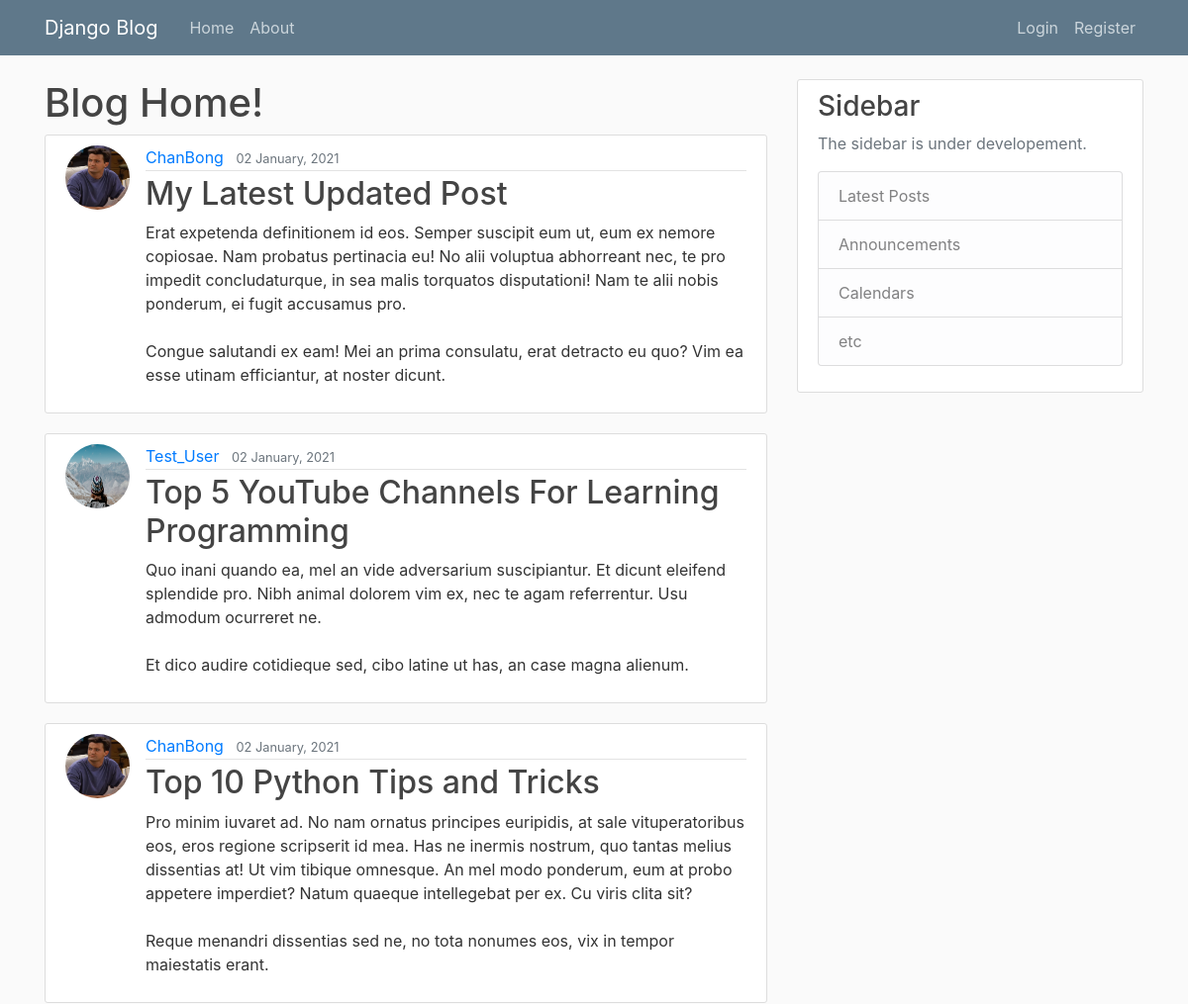
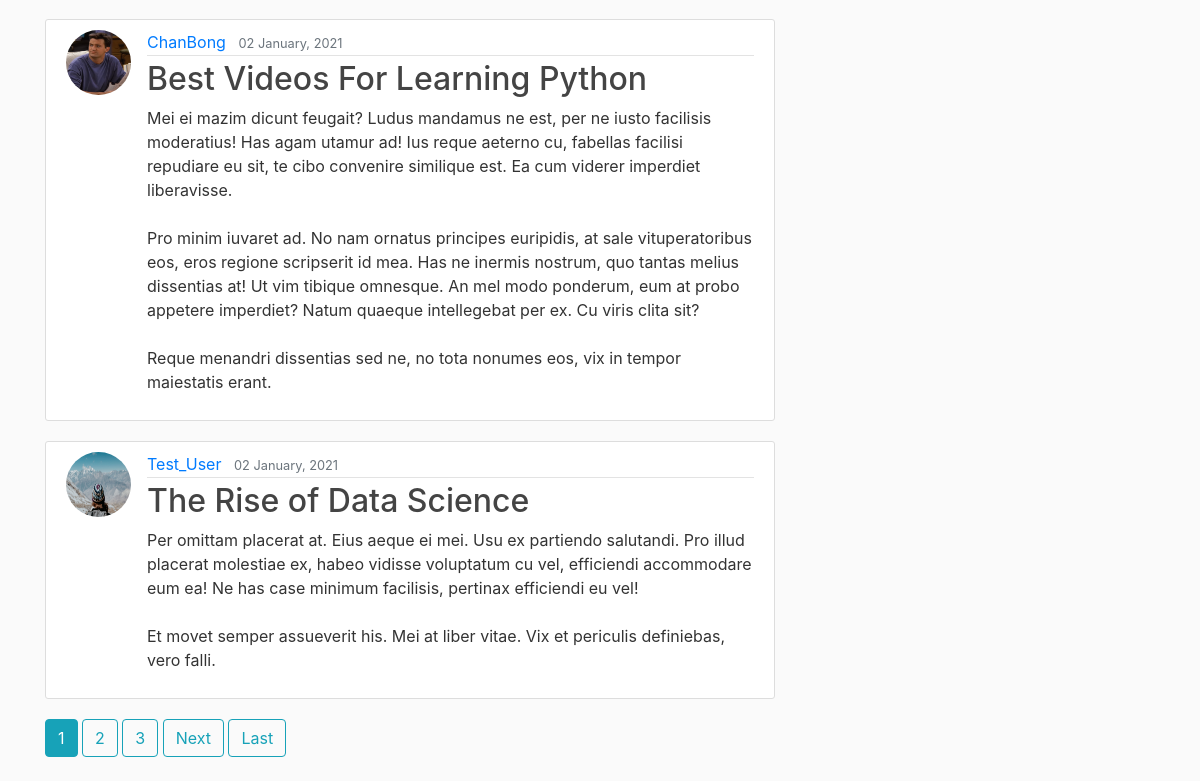
The app's page /, older data (2 pictures, top to bottom).
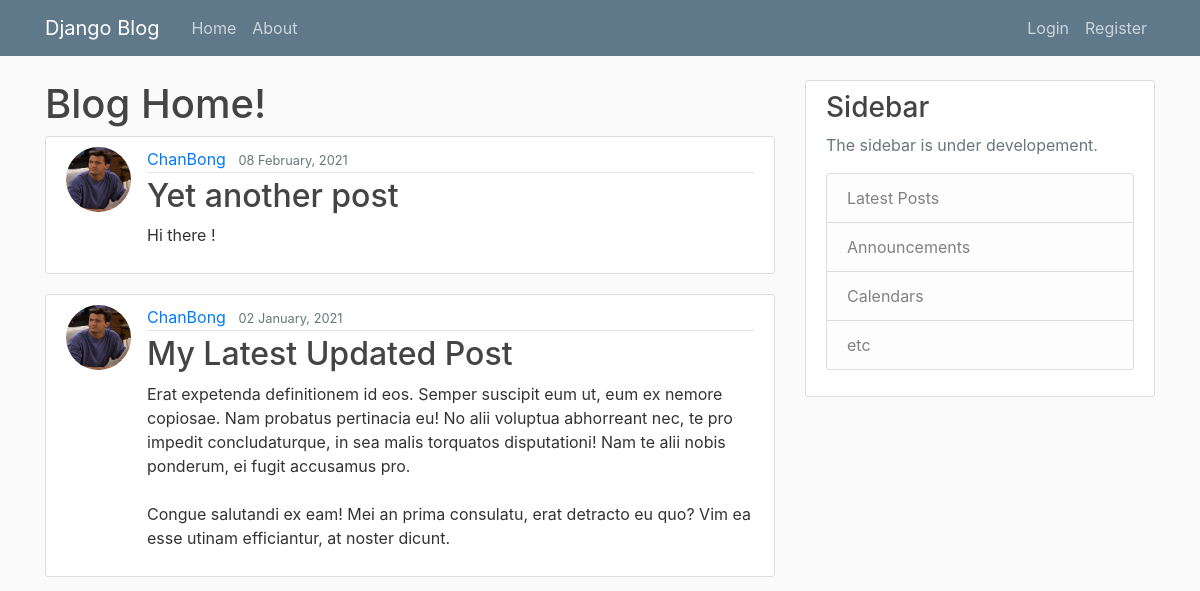
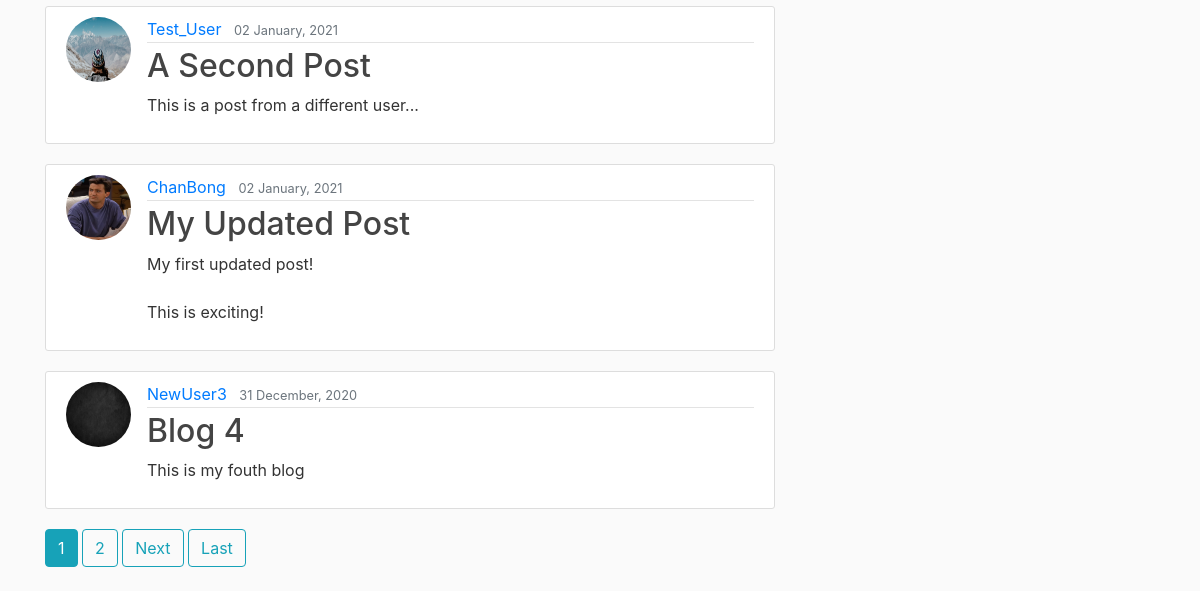
The same page, newer data (2 pictures, top to bottom).
### blog/models.py (models this page shows, shortened)
class Post(models.Model):
    title = models.CharField(max_length=100)
    content = models.TextField()
    date_posted = models.DateTimeField(default=timezone.now)
    author = models.ForeignKey(User, on_delete=models.CASCADE)

### users/models.py (models this page shows, shortened)
class Profile(models.Model):
    user = models.OneToOneField(User, on_delete=models.CASCADE)
    image = models.ImageField(default='default.jpg', upload_to='profile_pics')

### blog/views.py (the view)
# urls.py: path('', PostListView.as_view(), name='blog-home'),
class PostListView(ListView):
    model = Post
    template_name = 'blog/home.html'
    context_object_name = 'posts'
    ordering = ['-date_posted']
    paginate_by = 5

### blog/templates/blog/home.html (shortened to what this page needs)
{% extends "blog/base.html" %}
{% block content %}
    <h1>Blog Home!</h1>
    {% for post in posts %}
        <article class="media content-section">
          <img class="rounded-circle article-img" src="{{ post.author.profile.image.url }}">
          <div class="media-body">
            <div class="article-metadata">
              <a class="mr-2" href="{% url 'user-posts' post.author.username %}">{{ post.author }}</a>
              <small class="text-muted">{{ post.date_posted|date:"d F, Y" }}</small>
            </div>
            <h2><a class="article-title" href="{% url 'post-detail' post.id %}">{{ post.title }}</a></h2>
            <p class="article-content">{{ post.content }}</p>
          </div>
        </article>
    {% endfor %}
    {% if is_paginated %}
      {% for num in page_obj.paginator.page_range %}
        {% if page_obj.number == num %}
          <a class="btn btn-info mb-4" href="?page={{ num }}">{{ num }}</a>
        {% elif num > page_obj.number|add:'-3' and num < page_obj.number|add:'3' %}
          <a class="btn btn-outline-info mb-4" href="?page={{ num }}">{{ num }}</a>
        {% endif %}
      {% endfor %}
      {% if page_obj.has_next %}
        <a class="btn btn-outline-info mb-4" href="?page={{ page_obj.next_page_number }}">Next</a>
        <a class="btn btn-outline-info mb-4" href="?page={{ page_obj.paginator.num_pages }}">Last</a>
      {% endif %}
    {% endif %}
{% endblock content %}

Row changes from the older to the newer data that the page shows:
removed Post: author.profile.image (placeholder picture), author "Test_User", date_posted "02 January, 2021", title "Top 5 YouTube Channels For Learning Programming", content "Quo inani quando ea, mel an vide adversarium suscipiantur. Et dicunt eleifend splendide pro. Nibh animal dolorem vim ex, nec te agam referrentur. Usu admodum ocurreret ne. Et dico audire cotidieque sed, cibo latine ut has, an case magna alienum."
removed Post: author.profile.image (picture), author "ChanBong", date_posted "02 January, 2021", title "Top 10 Python Tips and Tricks", content "Pro minim iuvaret ad. No nam ornatus principes euripidis, at sale vituperatoribus eos, eros regione scripserit id mea. Has ne inermis nostrum, quo tantas melius dissentias at! Ut vim tibique omnesque. An mel modo ponderum, eum at probo appetere imperdiet? Natum quaeque intellegebat per ex. Cu viris clita sit? Reque menandri dissentias sed ne, no tota nonumes eos, vix in tempor maiestatis erant."
removed Post: author.profile.image (picture), author "ChanBong", date_posted "02 January, 2021", title "Best Videos For Learning Python", content "Mei ei mazim dicunt feugait? Ludus mandamus ne est, per ne iusto facilisis moderatius! Has agam utamur ad! Ius reque aeterno cu, fabellas facilisi repudiare eu sit, te cibo convenire similique est. Ea cum viderer imperdiet liberavisse. Pro minim iuvaret ad. No nam ornatus principes euripidis, at sale vituperatoribus eos, eros regione scripserit id mea. Has ne inermis nostrum, quo tantas melius dissentias at! Ut vim tibique omnesque. An mel modo ponderum, eum at probo appetere imperdiet? Natum quaeque intellegebat per ex. Cu viris clita sit? Reque menandri dissentias sed ne, no tota nonumes eos, vix in tempor maiestatis erant."
removed Post: author.profile.image (placeholder picture), author "Test_User", date_posted "02 January, 2021", title "The Rise of Data Science", content "Per omittam placerat at. Eius aeque ei mei. Usu ex partiendo salutandi. Pro illud placerat molestiae ex, habeo vidisse voluptatum cu vel, efficiendi accommodare eum ea! Ne has case minimum facilisis, pertinax efficiendi eu vel! Et movet semper assueverit his. Mei at liber vitae. Vix et periculis definiebas, vero falli."
added Post: author.profile.image (picture), author "ChanBong", date_posted "08 February, 2021", title "Yet another post", content "Hi there !"
now on this page (row unchanged): Post: author.profile.image (placeholder picture), author "Test_User", date_posted "02 January, 2021", title "A Second Post", content "This is a post from a different user..."
now on this page (row unchanged): Post: author.profile.image (picture), author "ChanBong", date_posted "02 January, 2021", title "My Updated Post", content "My first updated post! This is exciting!"
now on this page (row unchanged): Post: author.profile.image (picture), author "NewUser3", date_posted "31 December, 2020", title "Blog 4", content "This is my fouth blog"
Text that changed along with them:
list line gone: "3"
